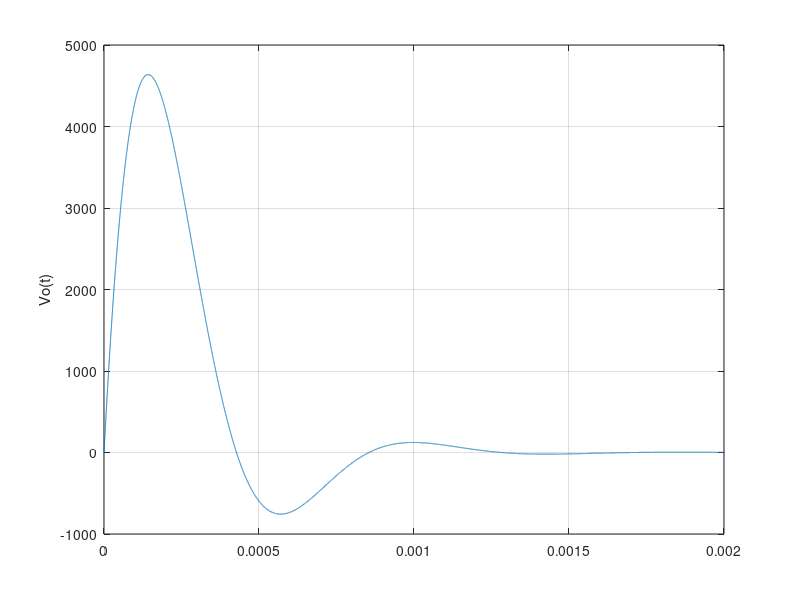

Recreate this plot in MATLAB.
num = [72035730]; den = [1 8487 72035730];
[r p k] = residue (num,den);
t = 0:0.0000001:0.02;
plot(t,r(1)*exp(p(1).*t)+r(2)*exp(p(2)*t));
axis([0 0.002 -1000 5000]); ylabel("Vo(t)"); grid();